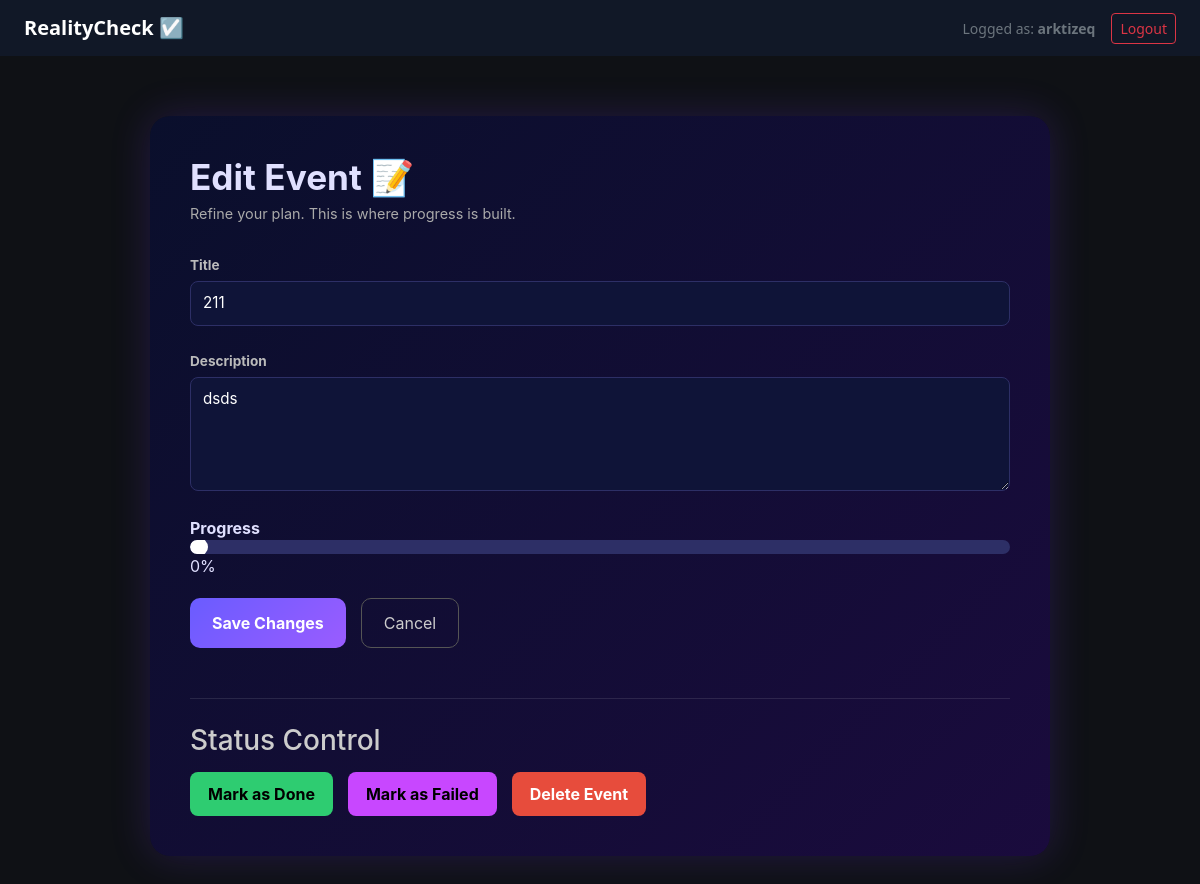
The app's page /events/5/edit (signed in), older data.
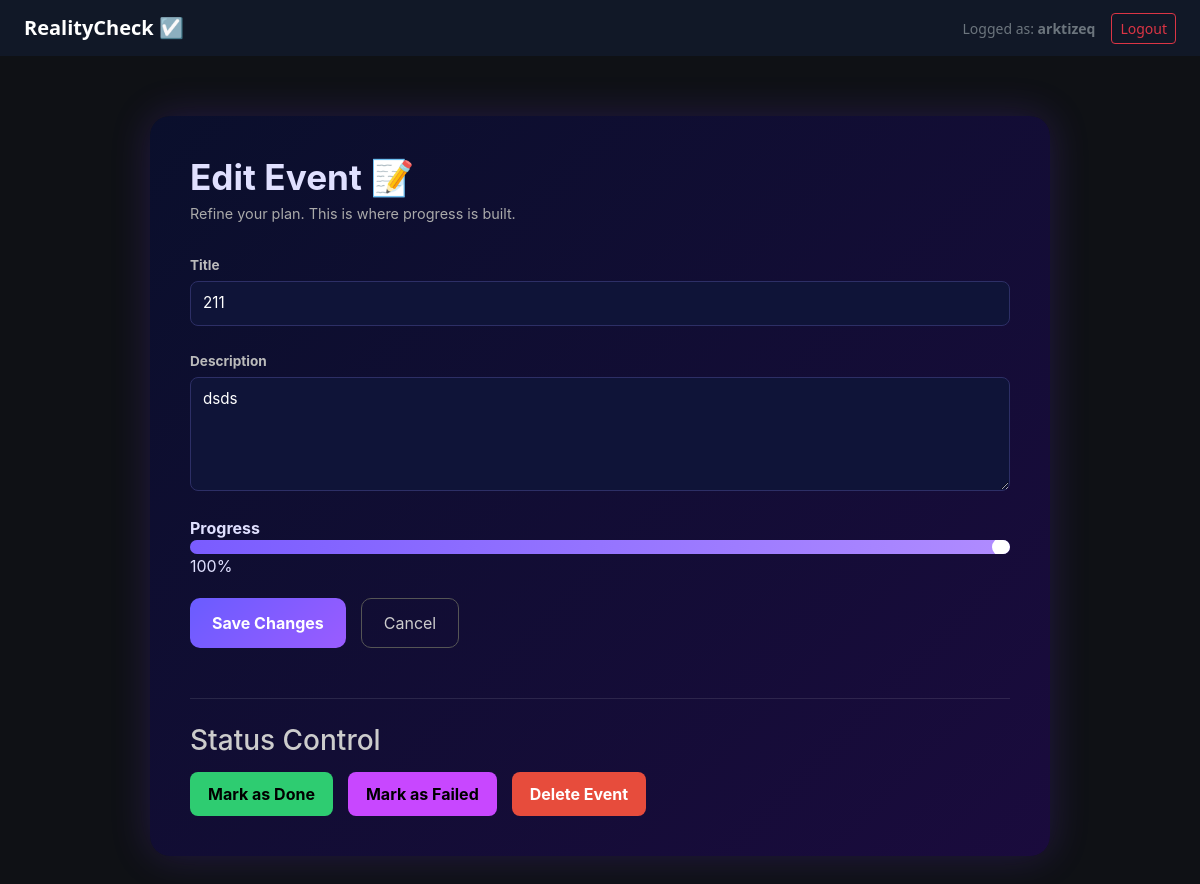
The same page, newer data.
### app/models/event.py (models this page shows)
class Event(Base):
    __tablename__ = "events"
    id: Mapped[int] = mapped_column(Integer, primary_key=True, index=True)
    title: Mapped[str] = mapped_column(String(100), nullable=False)
    description: Mapped[str] = mapped_column(String(100), nullable=True)
    progress: Mapped[int] = mapped_column(Integer, default=0)
    status: Mapped[str] = mapped_column(String(100), default="planned")
    failure_note: Mapped[str] = mapped_column(String(100), nullable=True)
    created_at: Mapped[datetime] = mapped_column(DateTime, default=datetime.utcnow)
    user_id: Mapped[int] = mapped_column(Integer, ForeignKey("users.id"), nullable=False)
    user = relationship("User", back_populates="events")

### app/api/pages.py (the view)
@router.get("/events/{event_id}/edit", response_class=HTMLResponse)
def edit_event_page(
    request: Request,
    event_id: int,
    db: Session = Depends(get_db),
    user: User = Depends(get_current_user),
):
    event = (
        db.query(Event)
        .filter(Event.id == event_id, Event.user_id == user.id)
        .first()
    )
    if not event:
        raise HTTPException(status_code=404)
    return templates.TemplateResponse(
        "edit_event.html",
        {
            "request": request,
            "current_user": user,
            "event": event,
        },
    )

### app/templates/edit_event.html (shortened to what this page needs)
{% extends "base.html" %}
{% block content %}
    <link rel="stylesheet" href="{{ url_for('static', path='css/edit_event.css') }}">
<div class="edit-container">
    <div class="edit-header">
        <h1><strong>Edit Event 📝</strong></h1>
        <p class="subtitle">Refine your plan. This is where progress is built.</p>
    </div>
    <form method="post" class="edit-form">
        <div class="field">
            <label><strong>Title</strong></label>
            <input type="text" name="title" value="{{ event.title }}" required>
        </div>
        <div class="field">
            <label><strong>Description</strong></label>
            <textarea name="description" rows="4">{{ event.description or "" }}</textarea>
        </div>
        <div class="progress-wrapper">
        <label><strong>Progress</strong></label>
        <div class="smart-progress">
        <div class="smart-progress-fill"
             id="progressFill"
             style="width: {{ event.progress }}%;"></div>
        <input
            type="range"
            min="0"
            max="100"
            value="{{ event.progress }}"
            name="progress"
            id="progressSlider"
            oninput="updateProgress(this.value)"
        >
            </div>
            <div class="progress-value">
                <span id="progressValue">{{ event.progress }}</span>%
            </div>
            <div class="actions-row">
                <button class="btn-primary" type="submit">
                    Save Changes
                </button>
                <a href="/" class="btn-secondary">
                    Cancel
                </a>
            </div>
            </div>
        </form>
    <div class="status-panel">
        <h3>Status Control</h3>
        <div class="status-actions">
            <form method="post" action="/events/{{ event.id }}/done">
                <button class="btn-done">Mark as Done</button>
            </form>
            <form method="get" action="/events/{{ event.id }}/fail">
                <button class="btn-fail">Mark as Failed</button>
            </form>
            <form method="post" action="/events/{{ event.id }}/delete">
                <button class="btn-delete">Delete Event</button>
            </form>
        </div>
    </div>
</div>
{% endblock %}

Row changes from the older to the newer data that the page shows:
changed Event "dsds": progress "0" → "100"
